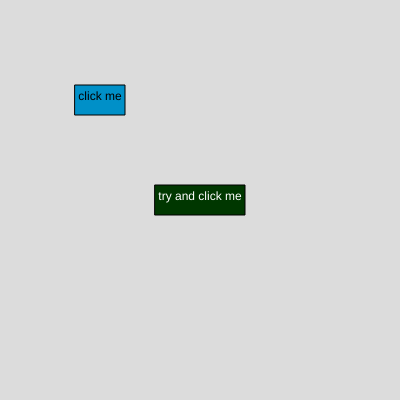
Frame 1 (no input)
Frame 60 (no input): identical to frame 1, image omitted
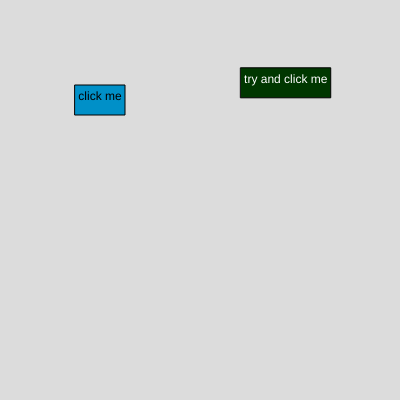
Frame 120 (the mouse pressed at the canvas centre since frame 60)

The p5.js sketch that drew these frames (run headless with seeded random() and noise() and a simulated clock; from frame 60 on, the mouse is pressed at the canvas centre):

// p5.js sketch
// ── sketch.js
let buttonX, buttonY, buttonWidth, buttonHeight;
let shyButtonX, shyButtonY, shyWidth;
let backgroundColor;
function setup() {
  createCanvas(400, 400);
  rectMode(CENTER);
  textAlign(CENTER);
  
  buttonX = 100;
  buttonY = 100;
  buttonWidth = 50;
  buttonHeight = 30;
  
  shyButtonX = 200;
  shyButtonY = 200;
  shyWidth = 90;
  
  backgroundColor = color(220);
}

function draw() {
  background(backgroundColor);
  
  fill(0,144,200);
  rect(buttonX, buttonY, buttonWidth, buttonHeight);
  fill(0);
  text("click me", buttonX, buttonY);
  
  fill(0,55,0);
  rect(shyButtonX, shyButtonY, shyWidth, buttonHeight);
  fill(255);
  text("try and click me", shyButtonX, shyButtonY);
  
  if(mouseX > shyButtonX - shyWidth/2 &&
    mouseX < shyButtonX + shyWidth/2 &&
    mouseY > shyButtonY - buttonHeight/2 &&
    mouseY < shyButtonY + buttonHeight/2){
    console.log('no pls, i shy');
    shyButtonX = random(width);
    shyButtonY = random(height);
  }
}

function mousePressed(){
  if(mouseX > buttonX - buttonWidth/2 &&
    mouseX < buttonX + buttonWidth/2 &&
    mouseY > buttonY - buttonHeight/2 &&
    mouseY < buttonY + buttonHeight/2){
    buttonX = random(width);
    buttonY = random(height);
    backgroundColor = color(random(255), random(255), random(255));
  }
}
